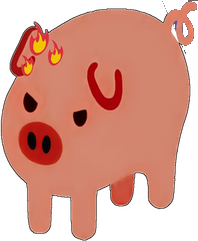
#> input picture tmp/backdropA/after12/pighub-1031.png, 198 x 241 px, found by its file name; its folder holds 2 pictures in this run
$ python mkloop.py
#> lines starting #> are read from the running program, lines starting #| are printed output that depends on the picture; after the words box and inside, x2 and y2 are one past the last pixel; in counts of white or black regions, pixels touching at a corner belong together

import os
from PIL import Image, ImageDraw
AFT=r"C:\Users\12252\Desktop\Files\Code\PigHub\dsh-pighub\tmp\backdropA\after12"
OUT=r"C:\Users\12252\Desktop\Files\Code\PigHub\dsh-pighub\tmp\backdropA\detmix"
def checker(w,h,s=10):
    im=Image.new("RGB",(w,h),(203,203,203)); d=ImageDraw.Draw(im)
    for y in range(0,h,s):
        for x in range(0,w,s):
            if ((x//s)+(y//s))%2==0: d.rectangle([x,y,x+s-1,y+s-1],fill=(233,233,233))
    return im
items=[("pighub-1031",(150,0,198,70)),("pighub-258",(150,0,192,90))]
cells=[]
for name,box in items:
    im=Image.open(os.path.join(AFT,name+".png")).convert("RGBA")
#> im is the input picture: PIL image 198x241 RGBA; mean R, G, B, A 141.8, 82.8, 67.7, 176.9
    c=im.crop(box); z=c.resize((c.width*6,c.height*6),Image.NEAREST)
#> after `c = im.crop(box)`:
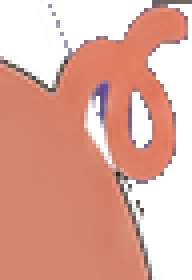
#> c: PIL image 48x70 RGBA (shown 4 times larger); mean R, G, B, A 139.4, 87.3, 73.8, 170.5; transparent parts drawn white
    cells.append((name,z,box))
#> pass 2 of the loop `for name,box in items:`:
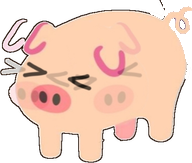
#> input picture tmp/backdropA/after12/pighub-258.png, 192 x 163 px, found by its file name
#> im is the input picture: PIL image 192x163 RGBA; mean R, G, B, A 159.2, 127.3, 111.2, 168.9
#> `c = im.crop(box)`:
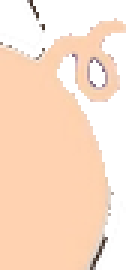
#> c: PIL image 42x90 RGBA (shown 3 times larger); mean R, G, B, A 171.8, 142.2, 121.1, 174.5; transparent parts drawn white
#> z: PIL image 252x540 RGBA
W=max(c[1].width for c in cells)+20; H=sum(c[1].height+26 for c in cells)+20
#> after `W = max((c[1].width for c in cells)) + 20`: W = 308
#> after `H = sum((c[1].height + 26 for c in cells)) + 20`: H = 1032
sheet=checker(W,H); d=ImageDraw.Draw(sheet); y=10
#> in checker, `im = Image.new('RGB', (w, h), (203, 203, 203))`: im: PIL image 308x1032 RGB; every value is 203
#> after `sheet = checker(W, H)`:
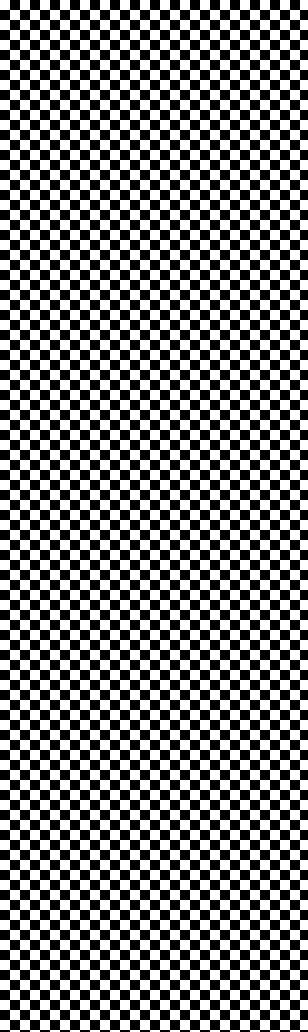
#> sheet: PIL image 308x1032 RGB; values 203 (black) and 233 (white), 50% white; 1 black region, box (x1, y1, x2, y2) and area: (0, 0, 308, 1032) 158896
for name,z,box in cells:
    t=checker(z.width,z.height); t.paste(z,(0,0),z); sheet.paste(t,(10,y))
    d.text((10,y+z.height+3),"%s %s x6"%(name,box),fill=(0,0,0)); y+=z.height+26
#> this loop made 2 passes
#> (name, box, y) on passes 1 to 2: ('pighub-1031', (150, 0, 198, 70), 456), ('pighub-258', (150, 0, 192, 90), 1022)
#> pass 1, `t = checker(z.width, z.height)`:
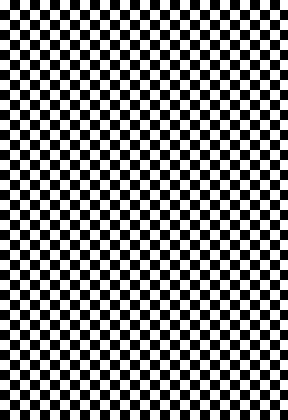
#> t: PIL image 288x420 RGB; values 203 (black) and 233 (white), 50% white; 1 white region, box (x1, y1, x2, y2) and area: (0, 0, 288, 420) 60480
#> pass 2, `t = checker(z.width, z.height)`:
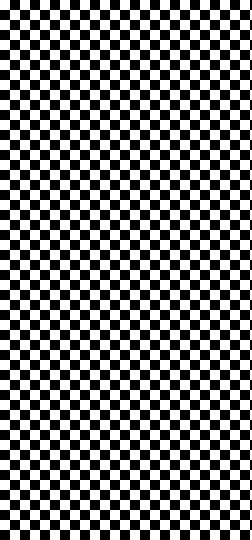
#> t: PIL image 252x540 RGB; values 203 (black) and 233 (white), 50% white; 1 white region, box (x1, y1, x2, y2) and area: (0, 0, 252, 540) 68040
#> after the loop:
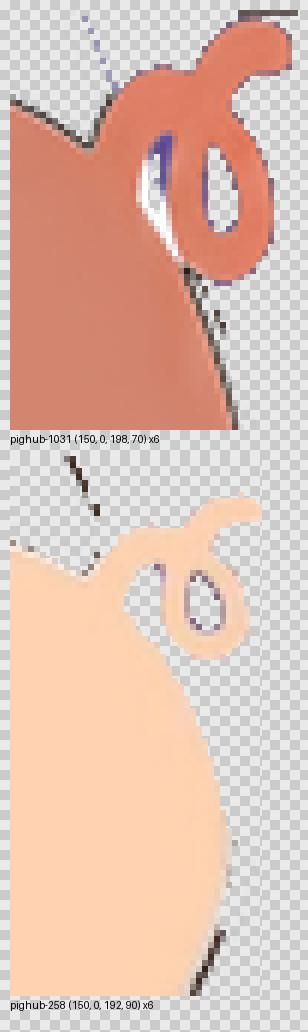
#> sheet: PIL image 308x1032 RGB; mean R, G, B 224.1, 192, 177.8
#> after the loop:
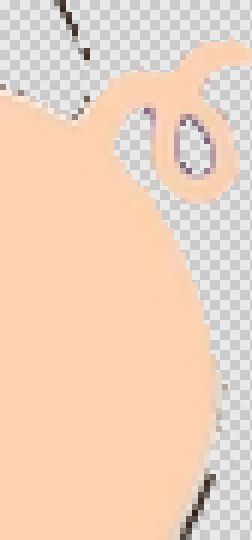
#> t: PIL image 252x540 RGB; mean R, G, B 239.7, 210.7, 189.5
#> after the loop, y = 1022
sheet.save(os.path.join(OUT,"loopcheck.png")); print(sheet.size)
#| (308, 1032)
